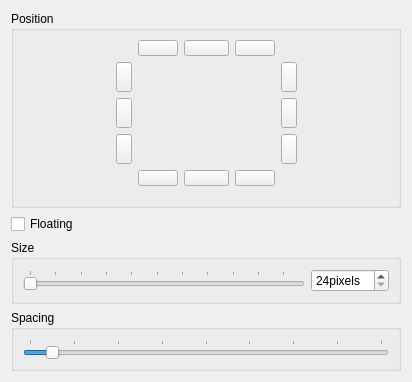
<?xml version="1.0" encoding="UTF-8"?>
<ui version="4.0">
 <class>arrangementConfiguration</class>
 <widget class="QWidget" name="arrangementConfiguration">
  <property name="geometry">
   <rect>
    <x>0</x>
    <y>0</y>
    <width>412</width>
    <height>382</height>
   </rect>
  </property>
  <property name="windowTitle">
   <string>Appearance</string>
  </property>
  <layout class="QVBoxLayout" name="verticalLayout_5">
   <item>
    <widget class="QGroupBox" name="groupBox_pos">
     <property name="title">
      <string>Position</string>
     </property>
     <layout class="QGridLayout" name="gridLayout">
      <item row="0" column="0">
       <spacer name="horizontalSpacer_2">
        <property name="orientation">
         <enum>Qt::Horizontal</enum>
        </property>
        <property name="sizeHint" stdset="0">
         <size>
          <width>64</width>
          <height>20</height>
         </size>
        </property>
       </spacer>
      </item>
      <item row="0" column="1">
       <layout class="QGridLayout" name="gridLayout_butPos">
        <item row="0" column="1">
         <layout class="QHBoxLayout" name="horizontalLayout">
          <item>
           <widget class="QPushButton" name="pushButton_topLeft">
            <property name="sizePolicy">
             <sizepolicy hsizetype="Fixed" vsizetype="Fixed">
              <horstretch>0</horstretch>
              <verstretch>0</verstretch>
             </sizepolicy>
            </property>
            <property name="minimumSize">
             <size>
              <width>40</width>
              <height>16</height>
             </size>
            </property>
            <property name="maximumSize">
             <size>
              <width>40</width>
              <height>16</height>
             </size>
            </property>
            <property name="toolTip">
             <string>top left</string>
            </property>
            <property name="text">
             <string/>
            </property>
            <property name="checkable">
             <bool>true</bool>
            </property>
           </widget>
          </item>
          <item>
           <widget class="QPushButton" name="pushButton_topCenter">
            <property name="sizePolicy">
             <sizepolicy hsizetype="Fixed" vsizetype="Fixed">
              <horstretch>0</horstretch>
              <verstretch>0</verstretch>
             </sizepolicy>
            </property>
            <property name="minimumSize">
             <size>
              <width>45</width>
              <height>16</height>
             </size>
            </property>
            <property name="maximumSize">
             <size>
              <width>45</width>
              <height>16</height>
             </size>
            </property>
            <property name="toolTip">
             <string>top center</string>
            </property>
            <property name="text">
             <string/>
            </property>
            <property name="checkable">
             <bool>true</bool>
            </property>
           </widget>
          </item>
          <item>
           <widget class="QPushButton" name="pushButton_topRight">
            <property name="sizePolicy">
             <sizepolicy hsizetype="Fixed" vsizetype="Fixed">
              <horstretch>0</horstretch>
              <verstretch>0</verstretch>
             </sizepolicy>
            </property>
            <property name="minimumSize">
             <size>
              <width>40</width>
              <height>16</height>
             </size>
            </property>
            <property name="maximumSize">
             <size>
              <width>40</width>
              <height>16</height>
             </size>
            </property>
            <property name="toolTip">
             <string>top right</string>
            </property>
            <property name="text">
             <string/>
            </property>
            <property name="checkable">
             <bool>true</bool>
            </property>
           </widget>
          </item>
         </layout>
        </item>
        <item row="1" column="0">
         <layout class="QVBoxLayout" name="verticalLayout_3">
          <item>
           <widget class="QPushButton" name="pushButton_leftTop">
            <property name="sizePolicy">
             <sizepolicy hsizetype="Fixed" vsizetype="Fixed">
              <horstretch>0</horstretch>
              <verstretch>0</verstretch>
             </sizepolicy>
            </property>
            <property name="minimumSize">
             <size>
              <width>16</width>
              <height>30</height>
             </size>
            </property>
            <property name="maximumSize">
             <size>
              <width>16</width>
              <height>30</height>
             </size>
            </property>
            <property name="toolTip">
             <string>left top</string>
            </property>
            <property name="text">
             <string/>
            </property>
            <property name="checkable">
             <bool>true</bool>
            </property>
           </widget>
          </item>
          <item>
           <widget class="QPushButton" name="pushButton_leftCenter">
            <property name="sizePolicy">
             <sizepolicy hsizetype="Fixed" vsizetype="Fixed">
              <horstretch>0</horstretch>
              <verstretch>0</verstretch>
             </sizepolicy>
            </property>
            <property name="minimumSize">
             <size>
              <width>16</width>
              <height>30</height>
             </size>
            </property>
            <property name="maximumSize">
             <size>
              <width>16</width>
              <height>30</height>
             </size>
            </property>
            <property name="toolTip">
             <string>left center</string>
            </property>
            <property name="text">
             <string/>
            </property>
            <property name="checkable">
             <bool>true</bool>
            </property>
           </widget>
          </item>
          <item>
           <widget class="QPushButton" name="pushButton_leftButtom">
            <property name="sizePolicy">
             <sizepolicy hsizetype="Fixed" vsizetype="Fixed">
              <horstretch>0</horstretch>
              <verstretch>0</verstretch>
             </sizepolicy>
            </property>
            <property name="minimumSize">
             <size>
              <width>16</width>
              <height>30</height>
             </size>
            </property>
            <property name="maximumSize">
             <size>
              <width>16</width>
              <height>30</height>
             </size>
            </property>
            <property name="toolTip">
             <string>left bottom</string>
            </property>
            <property name="text">
             <string/>
            </property>
            <property name="checkable">
             <bool>true</bool>
            </property>
           </widget>
          </item>
         </layout>
        </item>
        <item row="1" column="2">
         <layout class="QVBoxLayout" name="verticalLayout_2">
          <item>
           <widget class="QPushButton" name="pushButton_rightTop">
            <property name="sizePolicy">
             <sizepolicy hsizetype="Fixed" vsizetype="Fixed">
              <horstretch>0</horstretch>
              <verstretch>0</verstretch>
             </sizepolicy>
            </property>
            <property name="minimumSize">
             <size>
              <width>16</width>
              <height>30</height>
             </size>
            </property>
            <property name="maximumSize">
             <size>
              <width>16</width>
              <height>30</height>
             </size>
            </property>
            <property name="toolTip">
             <string>right top</string>
            </property>
            <property name="text">
             <string/>
            </property>
            <property name="checkable">
             <bool>true</bool>
            </property>
           </widget>
          </item>
          <item>
           <widget class="QPushButton" name="pushButton_rightCenter">
            <property name="sizePolicy">
             <sizepolicy hsizetype="Fixed" vsizetype="Fixed">
              <horstretch>0</horstretch>
              <verstretch>0</verstretch>
             </sizepolicy>
            </property>
            <property name="minimumSize">
             <size>
              <width>16</width>
              <height>30</height>
             </size>
            </property>
            <property name="maximumSize">
             <size>
              <width>16</width>
              <height>30</height>
             </size>
            </property>
            <property name="toolTip">
             <string>right center</string>
            </property>
            <property name="text">
             <string/>
            </property>
            <property name="checkable">
             <bool>true</bool>
            </property>
           </widget>
          </item>
          <item>
           <widget class="QPushButton" name="pushButton_rightButtom">
            <property name="sizePolicy">
             <sizepolicy hsizetype="Fixed" vsizetype="Fixed">
              <horstretch>0</horstretch>
              <verstretch>0</verstretch>
             </sizepolicy>
            </property>
            <property name="minimumSize">
             <size>
              <width>16</width>
              <height>30</height>
             </size>
            </property>
            <property name="maximumSize">
             <size>
              <width>16</width>
              <height>30</height>
             </size>
            </property>
            <property name="toolTip">
             <string>right bottom</string>
            </property>
            <property name="text">
             <string/>
            </property>
            <property name="checkable">
             <bool>true</bool>
            </property>
           </widget>
          </item>
         </layout>
        </item>
        <item row="2" column="1">
         <layout class="QHBoxLayout" name="horizontalLayout_2">
          <item>
           <widget class="QPushButton" name="pushButton_buttomLeft">
            <property name="sizePolicy">
             <sizepolicy hsizetype="Fixed" vsizetype="Fixed">
              <horstretch>0</horstretch>
              <verstretch>0</verstretch>
             </sizepolicy>
            </property>
            <property name="minimumSize">
             <size>
              <width>40</width>
              <height>16</height>
             </size>
            </property>
            <property name="maximumSize">
             <size>
              <width>40</width>
              <height>16</height>
             </size>
            </property>
            <property name="toolTip">
             <string>bottom left</string>
            </property>
            <property name="text">
             <string/>
            </property>
            <property name="checkable">
             <bool>true</bool>
            </property>
           </widget>
          </item>
          <item>
           <widget class="QPushButton" name="pushButton_buttomCenter">
            <property name="sizePolicy">
             <sizepolicy hsizetype="Fixed" vsizetype="Fixed">
              <horstretch>0</horstretch>
              <verstretch>0</verstretch>
             </sizepolicy>
            </property>
            <property name="minimumSize">
             <size>
              <width>45</width>
              <height>16</height>
             </size>
            </property>
            <property name="maximumSize">
             <size>
              <width>45</width>
              <height>16</height>
             </size>
            </property>
            <property name="toolTip">
             <string>bottom center</string>
            </property>
            <property name="text">
             <string/>
            </property>
            <property name="checkable">
             <bool>true</bool>
            </property>
           </widget>
          </item>
          <item>
           <widget class="QPushButton" name="pushButton_buttomRight">
            <property name="sizePolicy">
             <sizepolicy hsizetype="Fixed" vsizetype="Fixed">
              <horstretch>0</horstretch>
              <verstretch>0</verstretch>
             </sizepolicy>
            </property>
            <property name="minimumSize">
             <size>
              <width>40</width>
              <height>16</height>
             </size>
            </property>
            <property name="maximumSize">
             <size>
              <width>40</width>
              <height>16</height>
             </size>
            </property>
            <property name="toolTip">
             <string>bottom right</string>
            </property>
            <property name="text">
             <string/>
            </property>
            <property name="checkable">
             <bool>true</bool>
            </property>
           </widget>
          </item>
         </layout>
        </item>
       </layout>
      </item>
      <item row="0" column="2">
       <spacer name="horizontalSpacer">
        <property name="orientation">
         <enum>Qt::Horizontal</enum>
        </property>
        <property name="sizeHint" stdset="0">
         <size>
          <width>65</width>
          <height>20</height>
         </size>
        </property>
       </spacer>
      </item>
      <item row="1" column="1">
       <spacer name="verticalSpacer">
        <property name="orientation">
         <enum>Qt::Vertical</enum>
        </property>
        <property name="sizeHint" stdset="0">
         <size>
          <width>20</width>
          <height>0</height>
         </size>
        </property>
       </spacer>
      </item>
     </layout>
    </widget>
   </item>
   <item>
    <widget class="QCheckBox" name="checkBox_floating">
     <property name="text">
      <string>Floating</string>
     </property>
    </widget>
   </item>
   <item>
    <widget class="QGroupBox" name="groupBox_2">
     <property name="title">
      <string>Size</string>
     </property>
     <layout class="QHBoxLayout" name="horizontalLayout_3">
      <item>
       <layout class="QVBoxLayout" name="verticalLayout">
        <item>
         <widget class="QSlider" name="slider_icosize">
          <property name="minimum">
           <number>24</number>
          </property>
          <property name="maximum">
           <number>256</number>
          </property>
          <property name="pageStep">
           <number>5</number>
          </property>
          <property name="value">
           <number>24</number>
          </property>
          <property name="sliderPosition">
           <number>24</number>
          </property>
          <property name="orientation">
           <enum>Qt::Horizontal</enum>
          </property>
          <property name="tickPosition">
           <enum>QSlider::TicksAbove</enum>
          </property>
          <property name="tickInterval">
           <number>22</number>
          </property>
         </widget>
        </item>
       </layout>
      </item>
      <item>
       <widget class="QSpinBox" name="spinBox_icosize">
        <property name="suffix">
         <string>pixels</string>
        </property>
        <property name="minimum">
         <number>24</number>
        </property>
        <property name="maximum">
         <number>256</number>
        </property>
        <property name="value">
         <number>24</number>
        </property>
       </widget>
      </item>
     </layout>
    </widget>
   </item>
   <item>
    <widget class="QGroupBox" name="groupBox_3">
     <property name="title">
      <string>Spacing</string>
     </property>
     <layout class="QHBoxLayout" name="horizontalLayout_4">
      <item>
       <layout class="QVBoxLayout" name="verticalLayout_4">
        <item>
         <widget class="QSlider" name="slider_icospacing">
          <property name="minimum">
           <number>-10</number>
          </property>
          <property name="maximum">
           <number>150</number>
          </property>
          <property name="pageStep">
           <number>5</number>
          </property>
          <property name="orientation">
           <enum>Qt::Horizontal</enum>
          </property>
          <property name="tickPosition">
           <enum>QSlider::TicksAbove</enum>
          </property>
          <property name="tickInterval">
           <number>20</number>
          </property>
         </widget>
        </item>
       </layout>
      </item>
     </layout>
    </widget>
   </item>
  </layout>
 </widget>
 <resources/>
 <connections/>
</ui>
